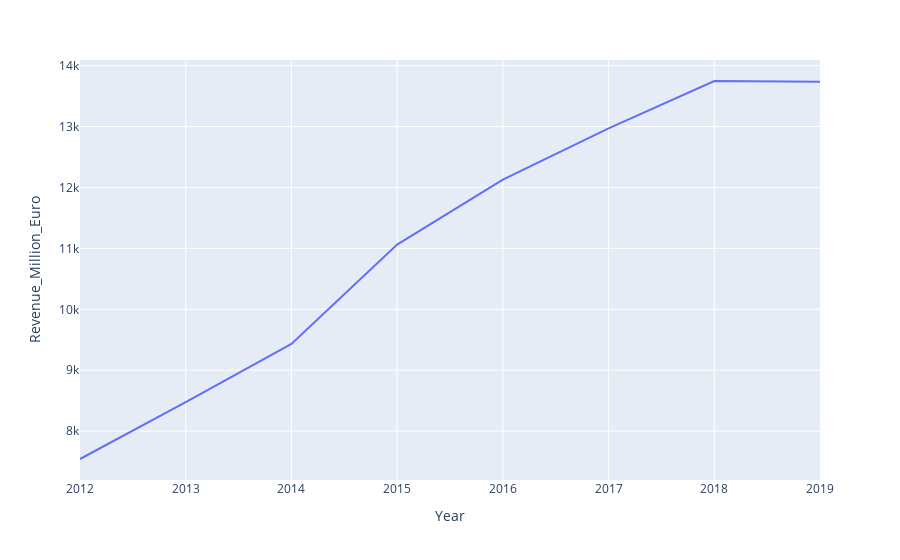

Notebook code cell kept with this figure:
### Code cell
fig = px.line(yearly_grouped, x='Year', y='Revenue_Million_Euro')
fig.show()

### Figure 1 — Plotly figure (JSON) as saved in the notebook; plotly's stock layout.template omitted (floating-point values rounded to 4 significant figures)
{"data": [{"hovertemplate": "Year=%{x}<br>Revenue_Million_Euro=%{y}<extra></extra>", "legendgroup": "", "line": {"color": "#636efa", "dash": "solid"}, "marker": {"symbol": "circle"}, "mode": "lines", "name": "", "orientation": "v", "showlegend": false, "type": "scatter", "x": ["2012", "2013", "2014", "2015", "2016", "2017", "2018", "2019"], "xaxis": "x", "y": [7543, 8476, 9432, 11062, 12128, 12970, 13748, 13734], "yaxis": "y"}], "layout": {"legend": {"tracegroupgap": 0}, "margin": {"t": 60}, "xaxis": {"anchor": "y", "domain": [0, 1], "title": {"text": "Year"}}, "yaxis": {"anchor": "x", "domain": [0, 1], "title": {"text": "Revenue_Million_Euro"}}}}
